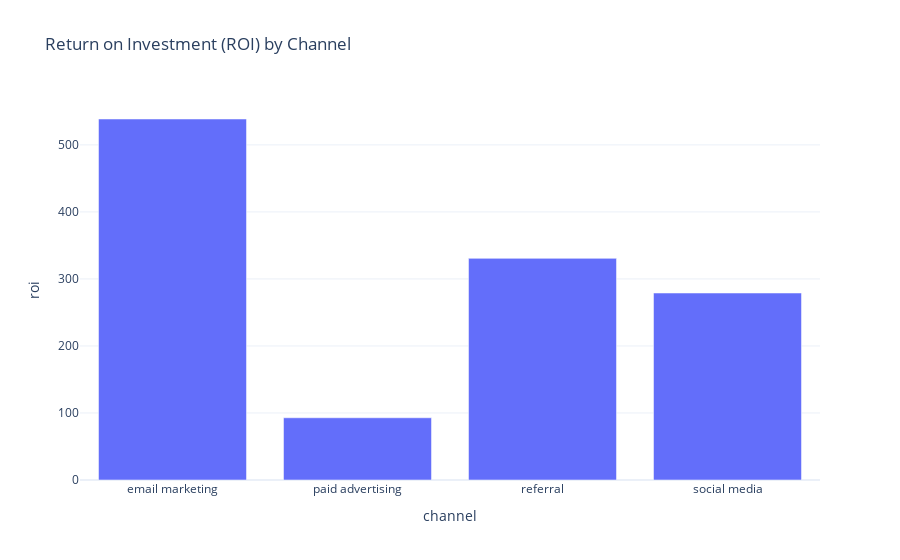

This figure's notebook cell:
### Code cell
data['roi'] = data['revenue'] / data['cost']
roi_by_channel = data.groupby('channel')['roi'].mean().reset_index()

fig = px.bar(roi_by_channel, 
             x='channel', 
             y='roi', title='Return on Investment (ROI) by Channel')
fig.show()

### Figure 1 — Plotly figure (JSON) as saved in the notebook; plotly's stock layout.template omitted (floating-point values rounded to 4 significant figures)
{"data": [{"alignmentgroup": "True", "hovertemplate": "channel=%{x}<br>roi=%{y}<extra></extra>", "legendgroup": "", "marker": {"color": "#636efa", "pattern": {"shape": ""}}, "name": "", "offsetgroup": "", "orientation": "v", "showlegend": false, "textposition": "auto", "type": "bar", "x": ["email marketing", "paid advertising", "referral", "social media"], "xaxis": "x", "y": [538.6, 92.83, 330.7, 279.0], "yaxis": "y"}], "layout": {"autosize": true, "barmode": "relative", "legend": {"tracegroupgap": 0}, "title": {"text": "Return on Investment (ROI) by Channel"}, "xaxis": {"anchor": "y", "autorange": true, "domain": [0, 1], "range": [-0.5, 3.5], "title": {"text": "channel"}, "type": "category"}, "yaxis": {"anchor": "x", "autorange": true, "domain": [0, 1], "range": [0, 567.0], "title": {"text": "roi"}, "type": "linear"}}}
